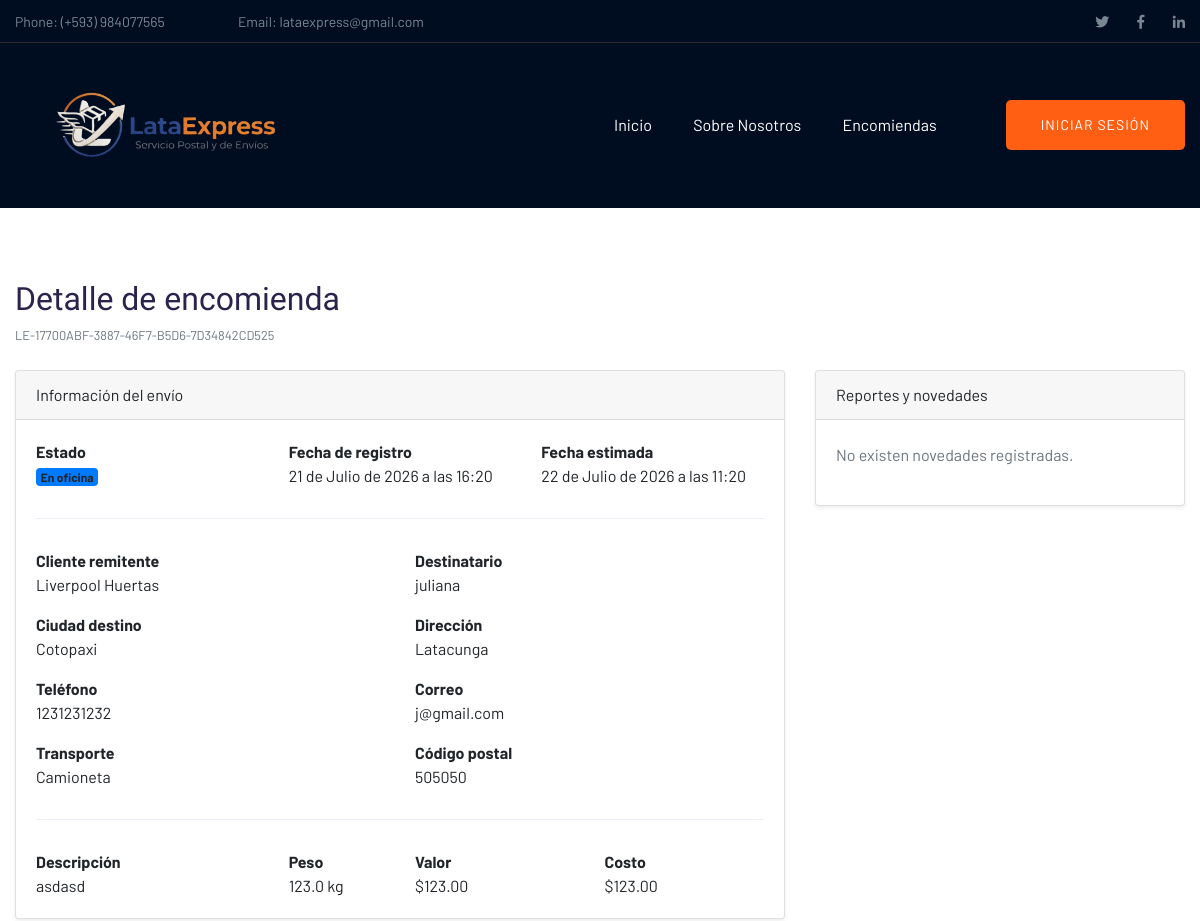
The app's page /detalle_encomienda/5/ (upper part), older data.
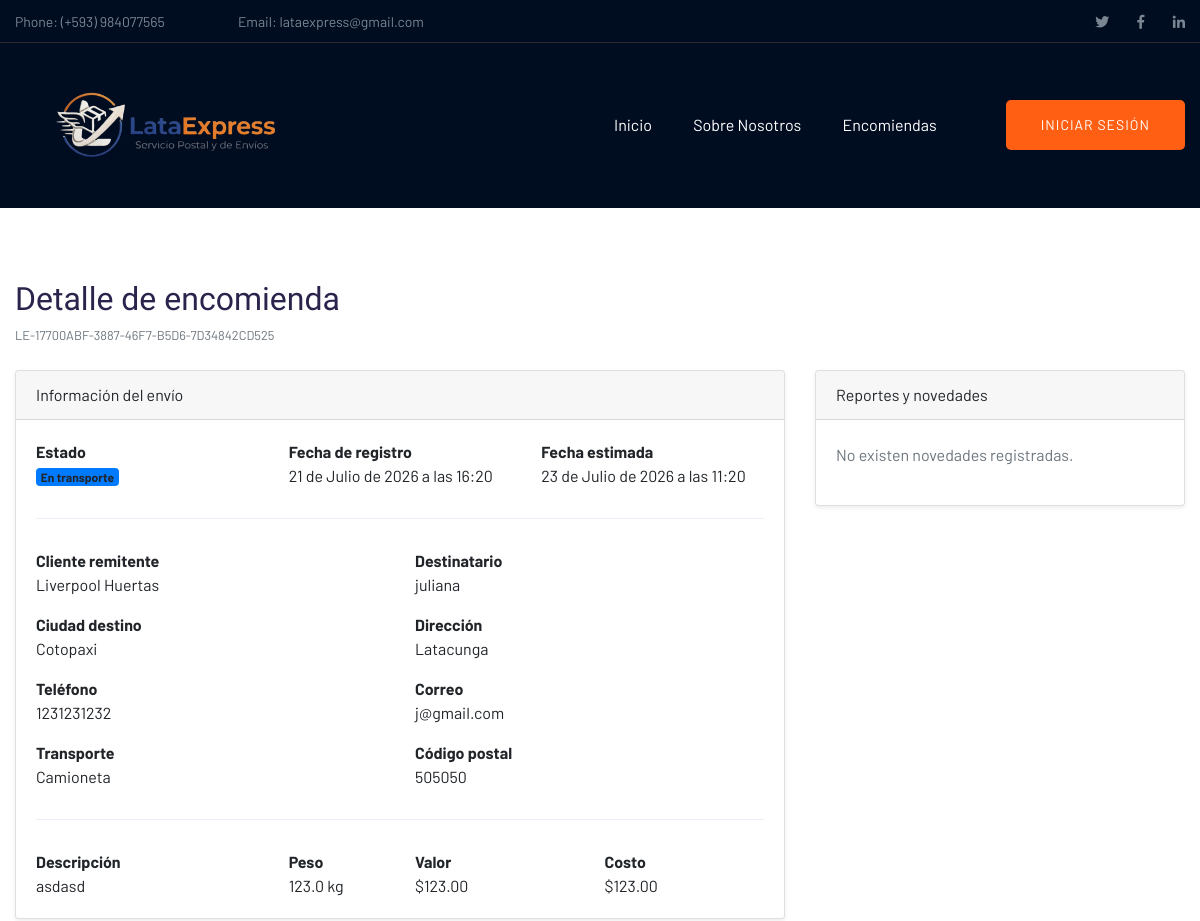
The same page, newer data.
### Envio/models.py (models this page shows, shortened)
class Encomienda(models.Model):
    ESTADOS = [
        ('OFICINA', 'En oficina'),
        ('TRANSPORTE', 'En transporte'),
        ('ENTREGADO', 'Entregado'),
    ]
    TRANSPORTE = [
        ('BUS', 'Bus'),
        ('CAMIONETA', 'Camioneta'),
        ('MOTO', 'Moto'),
    ]
    codigo = models.UUIDField(default=uuid.uuid4, editable=False, unique=True)
    cliente = models.ForeignKey(Cliente, on_delete=models.CASCADE)
    destino = models.ForeignKey(Destino, on_delete=models.CASCADE)
    descripcion = models.TextField()
    peso = models.FloatField()
    precio = models.DecimalField(max_digits=8, decimal_places=2)
    nombre_destinatario = models.CharField(max_length=150)
    cedula_destinatario = models.CharField(max_length=10)
    email_destinatario = models.EmailField()
    telefono_destinatario = models.CharField(max_length=15)
    estado = models.CharField(max_length=20, choices=ESTADOS, default='OFICINA')
    transporte = models.CharField(max_length=20, choices=TRANSPORTE)
    fecha_envio = models.DateTimeField(auto_now_add=True)
    fecha_estimada = models.DateTimeField()

class Cliente(models.Model):
    nombre = models.CharField(max_length=100)
    apellido= models.CharField(max_length=100)
    cedula = models.CharField(max_length=10, unique=True)
    email = models.EmailField()
    telefono = models.CharField(max_length=10)

class Destino(models.Model):
    ciudad = models.CharField(max_length=100)
    direccion = models.CharField(max_length=200)
    codigo_postal = models.CharField(max_length=6)
    nombre_destinatario = models.CharField(max_length=100, null=True, blank=True)
    cedula_destinatario = models.CharField(max_length=10, null=True, blank=True)
    email_destinatario = models.EmailField(null=True, blank=True)
    telefono_destinatario = models.CharField(max_length=15, null=True, blank=True)

### Envio/views.py (the view)
# urls.py: path('detalle_encomienda/<int:id>/', views.detalle_encomienda),
def detalle_encomienda(request, id):
    encomienda = Encomienda.objects.select_related('cliente', 'destino').get(id=id)
    return render(request, 'detalle_encomienda.html', {
        'encomienda': encomienda
    })

### Envio/templates/detalle_encomienda.html (shortened to what the changed rows need)
{% extends "plantillaPrincipal.html" %}
{% block contenido %}
<div class="container mt-4">
    <h2 class="mb-1">Detalle de encomienda</h2>
    <small class="text-muted badge-codigo" title="{{ encomienda.codigo }}"
                              onclick="copiarCodigo('{{ encomienda.codigo }}')">
                            LE-{{ encomienda.codigo|slice:":8"|upper }}
    </small>
    <div class="row mt-4">
        <div class="col-md-8">
            <div class="card shadow-sm">
                <div class="card-body">
                    <div class="row mb-3">
                        <div class="col-md-4">
                            <strong>Estado</strong><br>
                            <span class="badge bg-primary">
                                {{ encomienda.get_estado_display }}
                            </span>
                        </div>
                        <div class="col-md-4">
                            <strong>Fecha de registro</strong><br>
                            {{ encomienda.fecha_envio }}
                        </div>
                        <div class="col-md-4">
                            <strong>Fecha estimada</strong><br>
                            {{ encomienda.fecha_estimada }}
                        </div>
                    </div>
                    <div class="row mb-3">
                        <div class="col-md-6">
                            <strong>Cliente remitente</strong><br>
                            {{ encomienda.cliente.nombre }} {{ encomienda.cliente.apellido }}
                        </div>
                        <div class="col-md-6">
                            <strong>Destinatario</strong><br>
                            {{ encomienda.nombre_destinatario }}
                        </div>
                    </div>
                    <div class="row mb-3">
                        <div class="col-md-6">
                            <strong>Ciudad destino</strong><br>
                            {{ encomienda.destino.ciudad }}
                        </div>
                        <div class="col-md-6">
                            <strong>Dirección</strong><br>
                            {{ encomienda.destino.direccion }}
                        </div>
                    </div>
                    <div class="row mb-3">
                        <div class="col-md-6">
                            <strong>Teléfono</strong><br>
                            {{ encomienda.telefono_destinatario }}
                        </div>
                        <div class="col-md-6">
                            <strong>Correo</strong><br>
                            {{ encomienda.email_destinatario }}
                        </div>
                    </div>
                    <div class="row mb-3">
                        <div class="col-md-6">
                            <strong>Transporte</strong><br>
                            {{ encomienda.get_transporte_display }}
                        </div>
                        <div class="col-md-6">
                            <strong>Código postal</strong><br>
                            {{ encomienda.destino.codigo_postal }}
                        </div>
                    </div>
                    <div class="row">
                        <div class="col-md-4">
                            <strong>Descripción</strong><br>
                            {{ encomienda.descripcion }}
                        </div>
                        <div class="col-md-2">
                            <strong>Peso</strong><br>
                            {{ encomienda.peso }} kg
                        </div>
                        <div class="col-md-3">
                            <strong>Valor</strong><br>
                            ${{ encomienda.precio }}
                        </div>
                        <div class="col-md-3">
                            <strong>Costo</strong><br>
                            ${{ encomienda.precio }}
                        </div>
                    </div>
                </div>
            </div>
        </div>
        <div class="col-md-4">
        </div>
    </div>
</div>
<br><br><br>
{% endblock %}

Row changes from the older to the newer data that the page shows:
changed Encomienda "juliana": estado "En oficina" → "En transporte"; fecha_estimada "22 de Julio de 2026 a las 11:20" → "23 de Julio de 2026 a las 11:20"
